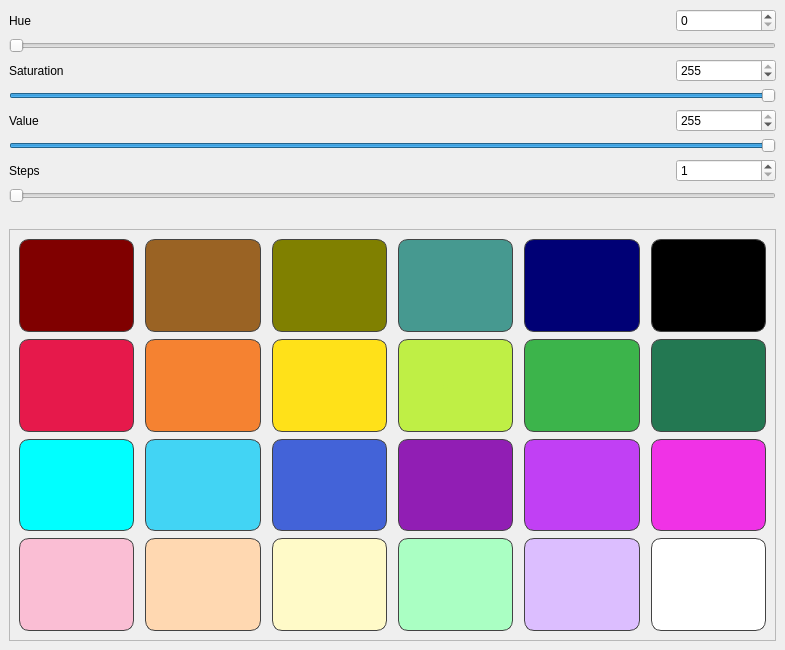
<?xml version="1.0" encoding="UTF-8"?>
<ui version="4.0">
 <class>MainWindow</class>
 <widget class="QMainWindow" name="MainWindow">
  <property name="geometry">
   <rect>
    <x>0</x>
    <y>0</y>
    <width>785</width>
    <height>650</height>
   </rect>
  </property>
  <property name="windowTitle">
   <string>MainWindow</string>
  </property>
  <widget class="QWidget" name="centralwidget">
   <layout class="QHBoxLayout" name="horizontalLayout_6">
    <item>
     <layout class="QHBoxLayout" name="horizontalLayout_2">
      <item>
       <layout class="QVBoxLayout" name="verticalLayout_2">
        <item>
         <layout class="QHBoxLayout" name="horizontalLayout_7">
          <item>
           <layout class="QVBoxLayout" name="verticalLayout_3">
            <property name="bottomMargin">
             <number>20</number>
            </property>
            <item>
             <layout class="QHBoxLayout" name="horizontalLayout_3">
              <item>
               <widget class="QLabel" name="hueLabel">
                <property name="sizePolicy">
                 <sizepolicy hsizetype="Preferred" vsizetype="Preferred">
                  <horstretch>0</horstretch>
                  <verstretch>0</verstretch>
                 </sizepolicy>
                </property>
                <property name="text">
                 <string>Hue</string>
                </property>
               </widget>
              </item>
              <item>
               <widget class="QSpinBox" name="hueSpinBox">
                <property name="sizePolicy">
                 <sizepolicy hsizetype="MinimumExpanding" vsizetype="Fixed">
                  <horstretch>0</horstretch>
                  <verstretch>0</verstretch>
                 </sizepolicy>
                </property>
                <property name="maximumSize">
                 <size>
                  <width>100</width>
                  <height>16777215</height>
                 </size>
                </property>
                <property name="maximum">
                 <number>360</number>
                </property>
               </widget>
              </item>
             </layout>
            </item>
            <item>
             <widget class="QSlider" name="hueSlider">
              <property name="sizePolicy">
               <sizepolicy hsizetype="Preferred" vsizetype="Fixed">
                <horstretch>0</horstretch>
                <verstretch>0</verstretch>
               </sizepolicy>
              </property>
              <property name="maximum">
               <number>360</number>
              </property>
              <property name="orientation">
               <enum>Qt::Horizontal</enum>
              </property>
             </widget>
            </item>
            <item>
             <layout class="QHBoxLayout" name="horizontalLayout_4">
              <item>
               <widget class="QLabel" name="satLabel">
                <property name="sizePolicy">
                 <sizepolicy hsizetype="Preferred" vsizetype="Preferred">
                  <horstretch>0</horstretch>
                  <verstretch>0</verstretch>
                 </sizepolicy>
                </property>
                <property name="text">
                 <string>Saturation</string>
                </property>
               </widget>
              </item>
              <item>
               <widget class="QSpinBox" name="satSpinBox">
                <property name="sizePolicy">
                 <sizepolicy hsizetype="MinimumExpanding" vsizetype="Fixed">
                  <horstretch>0</horstretch>
                  <verstretch>0</verstretch>
                 </sizepolicy>
                </property>
                <property name="maximumSize">
                 <size>
                  <width>100</width>
                  <height>16777215</height>
                 </size>
                </property>
                <property name="maximum">
                 <number>255</number>
                </property>
                <property name="value">
                 <number>255</number>
                </property>
               </widget>
              </item>
             </layout>
            </item>
            <item>
             <widget class="QSlider" name="satSlider">
              <property name="sizePolicy">
               <sizepolicy hsizetype="Preferred" vsizetype="Fixed">
                <horstretch>0</horstretch>
                <verstretch>0</verstretch>
               </sizepolicy>
              </property>
              <property name="maximum">
               <number>255</number>
              </property>
              <property name="value">
               <number>255</number>
              </property>
              <property name="orientation">
               <enum>Qt::Horizontal</enum>
              </property>
             </widget>
            </item>
            <item>
             <layout class="QHBoxLayout" name="horizontalLayout_5">
              <item>
               <widget class="QLabel" name="valueValue">
                <property name="sizePolicy">
                 <sizepolicy hsizetype="Preferred" vsizetype="Preferred">
                  <horstretch>0</horstretch>
                  <verstretch>0</verstretch>
                 </sizepolicy>
                </property>
                <property name="text">
                 <string>Value</string>
                </property>
               </widget>
              </item>
              <item>
               <widget class="QSpinBox" name="valueSpinBox">
                <property name="sizePolicy">
                 <sizepolicy hsizetype="MinimumExpanding" vsizetype="Fixed">
                  <horstretch>0</horstretch>
                  <verstretch>0</verstretch>
                 </sizepolicy>
                </property>
                <property name="maximumSize">
                 <size>
                  <width>100</width>
                  <height>16777215</height>
                 </size>
                </property>
                <property name="maximum">
                 <number>255</number>
                </property>
                <property name="value">
                 <number>255</number>
                </property>
               </widget>
              </item>
             </layout>
            </item>
            <item>
             <widget class="QSlider" name="valueSlider">
              <property name="sizePolicy">
               <sizepolicy hsizetype="Preferred" vsizetype="Fixed">
                <horstretch>0</horstretch>
                <verstretch>0</verstretch>
               </sizepolicy>
              </property>
              <property name="maximum">
               <number>255</number>
              </property>
              <property name="value">
               <number>255</number>
              </property>
              <property name="orientation">
               <enum>Qt::Horizontal</enum>
              </property>
             </widget>
            </item>
            <item>
             <layout class="QHBoxLayout" name="horizontalLayout">
              <item>
               <widget class="QLabel" name="nStepsLabel">
                <property name="sizePolicy">
                 <sizepolicy hsizetype="Preferred" vsizetype="Preferred">
                  <horstretch>0</horstretch>
                  <verstretch>0</verstretch>
                 </sizepolicy>
                </property>
                <property name="text">
                 <string>Steps</string>
                </property>
               </widget>
              </item>
              <item>
               <widget class="QSpinBox" name="stepSpinBox">
                <property name="sizePolicy">
                 <sizepolicy hsizetype="MinimumExpanding" vsizetype="Fixed">
                  <horstretch>0</horstretch>
                  <verstretch>0</verstretch>
                 </sizepolicy>
                </property>
                <property name="maximumSize">
                 <size>
                  <width>100</width>
                  <height>16777215</height>
                 </size>
                </property>
                <property name="minimum">
                 <number>1</number>
                </property>
                <property name="maximum">
                 <number>200</number>
                </property>
               </widget>
              </item>
             </layout>
            </item>
            <item>
             <widget class="QSlider" name="nStepsSlider">
              <property name="sizePolicy">
               <sizepolicy hsizetype="Preferred" vsizetype="Fixed">
                <horstretch>0</horstretch>
                <verstretch>0</verstretch>
               </sizepolicy>
              </property>
              <property name="minimum">
               <number>1</number>
              </property>
              <property name="maximum">
               <number>50</number>
              </property>
              <property name="orientation">
               <enum>Qt::Horizontal</enum>
              </property>
             </widget>
            </item>
           </layout>
          </item>
         </layout>
        </item>
        <item>
         <layout class="QHBoxLayout" name="horizontalLayout_8">
          <item>
           <widget class="QFrame" name="frame">
            <property name="frameShape">
             <enum>QFrame::StyledPanel</enum>
            </property>
            <property name="frameShadow">
             <enum>QFrame::Raised</enum>
            </property>
            <layout class="QGridLayout" name="gridLayout">
             <property name="horizontalSpacing">
              <number>11</number>
             </property>
             <property name="verticalSpacing">
              <number>7</number>
             </property>
             <item row="9" column="2">
              <widget class="QPushButton" name="prese_color_20">
               <property name="sizePolicy">
                <sizepolicy hsizetype="Preferred" vsizetype="Preferred">
                 <horstretch>0</horstretch>
                 <verstretch>0</verstretch>
                </sizepolicy>
               </property>
               <property name="toolTip">
                <string>Apricot</string>
               </property>
               <property name="styleSheet">
                <string notr="true">background-color: rgb(255, 216, 177);
color: rgb(255, 216, 177);
border-color: rgb(67, 67, 67);
border-style: solid;
border-width:1;
border-radius:10px;</string>
               </property>
               <property name="text">
                <string>#ffd8b1</string>
               </property>
              </widget>
             </item>
             <item row="3" column="0">
              <widget class="QPushButton" name="prese_color_8">
               <property name="sizePolicy">
                <sizepolicy hsizetype="Preferred" vsizetype="Preferred">
                 <horstretch>0</horstretch>
                 <verstretch>0</verstretch>
                </sizepolicy>
               </property>
               <property name="toolTip">
                <string>Red</string>
               </property>
               <property name="styleSheet">
                <string notr="true">background-color: rgb(230, 25, 75);
color: rgb(230, 25, 75);
border-color: rgb(67, 67, 67);
border-style: solid;
border-width:1px;
border-radius:10px;</string>
               </property>
               <property name="text">
                <string>#e6194B</string>
               </property>
              </widget>
             </item>
             <item row="4" column="5">
              <widget class="QPushButton" name="prese_color_16">
               <property name="sizePolicy">
                <sizepolicy hsizetype="Preferred" vsizetype="Preferred">
                 <horstretch>0</horstretch>
                 <verstretch>0</verstretch>
                </sizepolicy>
               </property>
               <property name="toolTip">
                <string>Purple</string>
               </property>
               <property name="styleSheet">
                <string notr="true">background-color: rgb(145, 30, 180);
color: rgb(145, 30, 180);
border-color: rgb(67, 67, 67);
border-style: solid;
border-width:1;
border-radius:10px;</string>
               </property>
               <property name="text">
                <string>#911eb4</string>
               </property>
              </widget>
             </item>
             <item row="3" column="2">
              <widget class="QPushButton" name="prese_color_7">
               <property name="sizePolicy">
                <sizepolicy hsizetype="Preferred" vsizetype="Preferred">
                 <horstretch>0</horstretch>
                 <verstretch>0</verstretch>
                </sizepolicy>
               </property>
               <property name="toolTip">
                <string>Orange</string>
               </property>
               <property name="styleSheet">
                <string notr="true">background-color: rgb(245, 130, 49);
color: rgb(245, 130, 49);
border-color: rgb(67, 67, 67);
border-style: solid;
border-width:1px;
border-radius:10px;</string>
               </property>
               <property name="text">
                <string>#f58231</string>
               </property>
              </widget>
             </item>
             <item row="4" column="8">
              <widget class="QPushButton" name="prese_color_17">
               <property name="sizePolicy">
                <sizepolicy hsizetype="Preferred" vsizetype="Preferred">
                 <horstretch>0</horstretch>
                 <verstretch>0</verstretch>
                </sizepolicy>
               </property>
               <property name="toolTip">
                <string>Violet</string>
               </property>
               <property name="styleSheet">
                <string notr="true">background-color: rgb(193, 64, 244);
color: rgb(193, 64, 244);
border-color: rgb(67, 67, 67);
border-style: solid;
border-width:1;
border-radius:10px;</string>
               </property>
               <property name="text">
                <string>#c140f4</string>
               </property>
              </widget>
             </item>
             <item row="9" column="0">
              <widget class="QPushButton" name="prese_color_19">
               <property name="sizePolicy">
                <sizepolicy hsizetype="Preferred" vsizetype="Preferred">
                 <horstretch>0</horstretch>
                 <verstretch>0</verstretch>
                </sizepolicy>
               </property>
               <property name="toolTip">
                <string>Pink</string>
               </property>
               <property name="styleSheet">
                <string notr="true">background-color: rgb(250, 190, 212);
color: rgb(250, 190, 212);
border-color: rgb(67, 67, 67);
border-style: solid;
border-width:1;
border-radius:10px;</string>
               </property>
               <property name="text">
                <string>#fabed4</string>
               </property>
              </widget>
             </item>
             <item row="2" column="9">
              <widget class="QPushButton" name="prese_color_6">
               <property name="sizePolicy">
                <sizepolicy hsizetype="Preferred" vsizetype="Preferred">
                 <horstretch>0</horstretch>
                 <verstretch>0</verstretch>
                </sizepolicy>
               </property>
               <property name="toolTip">
                <string>Black</string>
               </property>
               <property name="styleSheet">
                <string notr="true">background-color: rgb(0, 0, 0);
color: rgb(0, 0, 0);
border-color: rgb(67, 67, 67);
border-style: solid;
border-width:1;
border-radius:10px;</string>
               </property>
               <property name="text">
                <string>#000000</string>
               </property>
              </widget>
             </item>
             <item row="4" column="9">
              <widget class="QPushButton" name="prese_color_18">
               <property name="sizePolicy">
                <sizepolicy hsizetype="Preferred" vsizetype="Preferred">
                 <horstretch>0</horstretch>
                 <verstretch>0</verstretch>
                </sizepolicy>
               </property>
               <property name="toolTip">
                <string>Magenta</string>
               </property>
               <property name="styleSheet">
                <string notr="true">background-color:rgb(240, 50, 230);
color: rgb(240, 50, 230);
border-color: rgb(67, 67, 67);
border-style: solid;
border-width:1;
border-radius:10px;</string>
               </property>
               <property name="text">
                <string>#f032e6</string>
               </property>
              </widget>
             </item>
             <item row="4" column="2">
              <widget class="QPushButton" name="prese_color_14">
               <property name="sizePolicy">
                <sizepolicy hsizetype="Preferred" vsizetype="Preferred">
                 <horstretch>0</horstretch>
                 <verstretch>0</verstretch>
                </sizepolicy>
               </property>
               <property name="toolTip">
                <string>Cerulean</string>
               </property>
               <property name="styleSheet">
                <string notr="true">background-color: rgb(66, 212, 244);
color: rgb(66, 212, 244);
border-color: rgb(67, 67, 67);
border-style: solid;
border-width:1px;
border-radius:10px;</string>
               </property>
               <property name="text">
                <string>#42d4f4</string>
               </property>
              </widget>
             </item>
             <item row="3" column="8">
              <widget class="QPushButton" name="prese_color_11">
               <property name="sizePolicy">
                <sizepolicy hsizetype="Preferred" vsizetype="Preferred">
                 <horstretch>0</horstretch>
                 <verstretch>0</verstretch>
                </sizepolicy>
               </property>
               <property name="toolTip">
                <string>Green</string>
               </property>
               <property name="styleSheet">
                <string notr="true">background-color: rgb(60, 180, 75);
color: rgb(60, 180, 75);
border-color: rgb(67, 67, 67);
border-style: solid;
border-width:1px;
border-radius:10px;</string>
               </property>
               <property name="text">
                <string>#3cb44b</string>
               </property>
              </widget>
             </item>
             <item row="3" column="4">
              <widget class="QPushButton" name="prese_color_10">
               <property name="sizePolicy">
                <sizepolicy hsizetype="Preferred" vsizetype="Preferred">
                 <horstretch>0</horstretch>
                 <verstretch>0</verstretch>
                </sizepolicy>
               </property>
               <property name="toolTip">
                <string>Yellow</string>
               </property>
               <property name="styleSheet">
                <string notr="true">background-color: rgb(255, 225, 25);
color: rgb(255, 225, 25);
border-color: rgb(67, 67, 67);
border-style: solid;
border-width:1px;
border-radius:10px;</string>
               </property>
               <property name="text">
                <string>#ffe119</string>
               </property>
              </widget>
             </item>
             <item row="3" column="5">
              <widget class="QPushButton" name="prese_color_9">
               <property name="sizePolicy">
                <sizepolicy hsizetype="Preferred" vsizetype="Preferred">
                 <horstretch>0</horstretch>
                 <verstretch>0</verstretch>
                </sizepolicy>
               </property>
               <property name="toolTip">
                <string>Lime</string>
               </property>
               <property name="styleSheet">
                <string notr="true">background-color: rgb(191, 239, 69);
color: rgb(191, 239, 69);
border-color: rgb(67, 67, 67);
border-style: solid;
border-width:1px;
border-radius:10px;</string>
               </property>
               <property name="text">
                <string>#bfef45</string>
               </property>
              </widget>
             </item>
             <item row="3" column="9">
              <widget class="QPushButton" name="prese_color_12">
               <property name="sizePolicy">
                <sizepolicy hsizetype="Preferred" vsizetype="Preferred">
                 <horstretch>0</horstretch>
                 <verstretch>0</verstretch>
                </sizepolicy>
               </property>
               <property name="toolTip">
                <string>Turtle Green</string>
               </property>
               <property name="styleSheet">
                <string notr="true">background-color:rgb(35, 120, 82);
color: rgb(35, 120, 82);
border-color: rgb(67, 67, 67);
border-style: solid;
border-width:1px;
border-radius:10px;</string>
               </property>
               <property name="text">
                <string>#237852</string>
               </property>
              </widget>
             </item>
             <item row="9" column="9">
              <widget class="QPushButton" name="pushButton_4">
               <property name="sizePolicy">
                <sizepolicy hsizetype="Preferred" vsizetype="Preferred">
                 <horstretch>0</horstretch>
                 <verstretch>0</verstretch>
                </sizepolicy>
               </property>
               <property name="toolTip">
                <string>White</string>
               </property>
               <property name="styleSheet">
                <string notr="true">background-color: rgb(255, 255, 255);
color: rgb(255, 255, 255);
border-color: rgb(67, 67, 67);
border-style: solid;
border-width:1px;
border-radius:10px;</string>
               </property>
               <property name="text">
                <string>#ffffff</string>
               </property>
              </widget>
             </item>
             <item row="9" column="4">
              <widget class="QPushButton" name="pushButton">
               <property name="sizePolicy">
                <sizepolicy hsizetype="Preferred" vsizetype="Preferred">
                 <horstretch>0</horstretch>
                 <verstretch>0</verstretch>
                </sizepolicy>
               </property>
               <property name="toolTip">
                <string>Beige</string>
               </property>
               <property name="styleSheet">
                <string notr="true">background-color: rgb(255, 250, 200);
color: rgb(255, 250, 200);
border-color: rgb(67, 67, 67);
border-style: solid;
border-width:1px;
border-radius:10px;</string>
               </property>
               <property name="text">
                <string>#fffac8</string>
               </property>
              </widget>
             </item>
             <item row="9" column="5">
              <widget class="QPushButton" name="pushButton_2">
               <property name="sizePolicy">
                <sizepolicy hsizetype="Preferred" vsizetype="Preferred">
                 <horstretch>0</horstretch>
                 <verstretch>0</verstretch>
                </sizepolicy>
               </property>
               <property name="toolTip">
                <string>Mint</string>
               </property>
               <property name="styleSheet">
                <string notr="true">background-color: rgb(170, 255, 195);
color: rgb(170, 255, 195);
border-color: rgb(67, 67, 67);
border-style: solid;
border-width:1px;
border-radius:10px;</string>
               </property>
               <property name="text">
                <string>#aaffc3</string>
               </property>
              </widget>
             </item>
             <item row="9" column="8">
              <widget class="QPushButton" name="pushButton_3">
               <property name="sizePolicy">
                <sizepolicy hsizetype="Preferred" vsizetype="Preferred">
                 <horstretch>0</horstretch>
                 <verstretch>0</verstretch>
                </sizepolicy>
               </property>
               <property name="toolTip">
                <string>Lavender</string>
               </property>
               <property name="styleSheet">
                <string notr="true">background-color: rgb(220, 190, 255);
color: rgb(220, 190, 255);
border-color: rgb(67, 67, 67);
border-style: solid;
border-width:1px;
border-radius:10px;</string>
               </property>
               <property name="text">
                <string>#dcbeff</string>
               </property>
              </widget>
             </item>
             <item row="4" column="0">
              <widget class="QPushButton" name="prese_color_13">
               <property name="sizePolicy">
                <sizepolicy hsizetype="Preferred" vsizetype="Preferred">
                 <horstretch>0</horstretch>
                 <verstretch>0</verstretch>
                </sizepolicy>
               </property>
               <property name="toolTip">
                <string>Cyan</string>
               </property>
               <property name="styleSheet">
                <string notr="true">background-color: rgb(0, 255, 255);
color: rgb(0, 255, 255);
border-color: rgb(67, 67, 67);
border-style: solid;
border-width:1;
border-radius:10px;</string>
               </property>
               <property name="text">
                <string>#00ffff</string>
               </property>
              </widget>
             </item>
             <item row="2" column="4">
              <widget class="QPushButton" name="prese_color_3">
               <property name="sizePolicy">
                <sizepolicy hsizetype="Preferred" vsizetype="Preferred">
                 <horstretch>0</horstretch>
                 <verstretch>0</verstretch>
                </sizepolicy>
               </property>
               <property name="toolTip">
                <string>Olive</string>
               </property>
               <property name="styleSheet">
                <string notr="true">background-color: rgb(128, 128, 0);
color: rgb(128, 128, 0);
border-color: rgb(67, 67, 67);
border-style: solid;
border-width:1;
border-radius:10px;</string>
               </property>
               <property name="text">
                <string>#808000</string>
               </property>
              </widget>
             </item>
             <item row="2" column="5">
              <widget class="QPushButton" name="prese_color_4">
               <property name="sizePolicy">
                <sizepolicy hsizetype="Preferred" vsizetype="Preferred">
                 <horstretch>0</horstretch>
                 <verstretch>0</verstretch>
                </sizepolicy>
               </property>
               <property name="toolTip">
                <string>Teal</string>
               </property>
               <property name="styleSheet">
                <string notr="true">background-color: rgb(70, 153, 144);
color: rgb(70, 153, 144);
border-color: rgb(67, 67, 67);
border-style: solid;
border-width:1;
border-radius:10px;</string>
               </property>
               <property name="text">
                <string>#469990</string>
               </property>
              </widget>
             </item>
             <item row="2" column="2">
              <widget class="QPushButton" name="prese_color_2">
               <property name="sizePolicy">
                <sizepolicy hsizetype="Preferred" vsizetype="Preferred">
                 <horstretch>0</horstretch>
                 <verstretch>0</verstretch>
                </sizepolicy>
               </property>
               <property name="toolTip">
                <string>Brown</string>
               </property>
               <property name="styleSheet">
                <string notr="true">background-color: rgb(154, 99, 36);
color:rgb(154, 99, 36);
border-color: rgb(67, 67, 67);
border-style: solid;
border-width:1;
border-radius:10px;
</string>
               </property>
               <property name="text">
                <string>#9A6324</string>
               </property>
              </widget>
             </item>
             <item row="2" column="8">
              <widget class="QPushButton" name="prese_color_5">
               <property name="sizePolicy">
                <sizepolicy hsizetype="Preferred" vsizetype="Preferred">
                 <horstretch>0</horstretch>
                 <verstretch>0</verstretch>
                </sizepolicy>
               </property>
               <property name="toolTip">
                <string>Navy</string>
               </property>
               <property name="styleSheet">
                <string notr="true">background-color: rgb(0, 0, 117);
color: rgb(0, 0, 117);
border-color: rgb(67, 67, 67);
border-style: solid;
border-width:1;
border-radius:10px;</string>
               </property>
               <property name="text">
                <string>#000075</string>
               </property>
              </widget>
             </item>
             <item row="2" column="0">
              <widget class="QPushButton" name="prese_color_1">
               <property name="sizePolicy">
                <sizepolicy hsizetype="Preferred" vsizetype="Preferred">
                 <horstretch>0</horstretch>
                 <verstretch>0</verstretch>
                </sizepolicy>
               </property>
               <property name="toolTip">
                <string>Maroon</string>
               </property>
               <property name="styleSheet">
                <string notr="true">background-color: rgb(128, 0, 0);
color: rgb(128, 0, 0);
border-color: rgb(67, 67, 67);
border-style: solid;
border-width:1;
border-radius:10px;</string>
               </property>
               <property name="text">
                <string>#800000</string>
               </property>
               <property name="checkable">
                <bool>false</bool>
               </property>
              </widget>
             </item>
             <item row="4" column="4">
              <widget class="QPushButton" name="prese_color_15">
               <property name="sizePolicy">
                <sizepolicy hsizetype="Preferred" vsizetype="Preferred">
                 <horstretch>0</horstretch>
                 <verstretch>0</verstretch>
                </sizepolicy>
               </property>
               <property name="toolTip">
                <string>Blue</string>
               </property>
               <property name="styleSheet">
                <string notr="true">background-color: rgb(67, 99, 216);
color: rgb(67, 99, 216);
border-color: rgb(67, 67, 67);
border-style: solid;
border-width:1px;
border-radius:10px;</string>
               </property>
               <property name="text">
                <string>#4363d8</string>
               </property>
              </widget>
             </item>
            </layout>
           </widget>
          </item>
         </layout>
        </item>
       </layout>
      </item>
     </layout>
    </item>
   </layout>
  </widget>
 </widget>
 <resources/>
 <connections/>
</ui>
